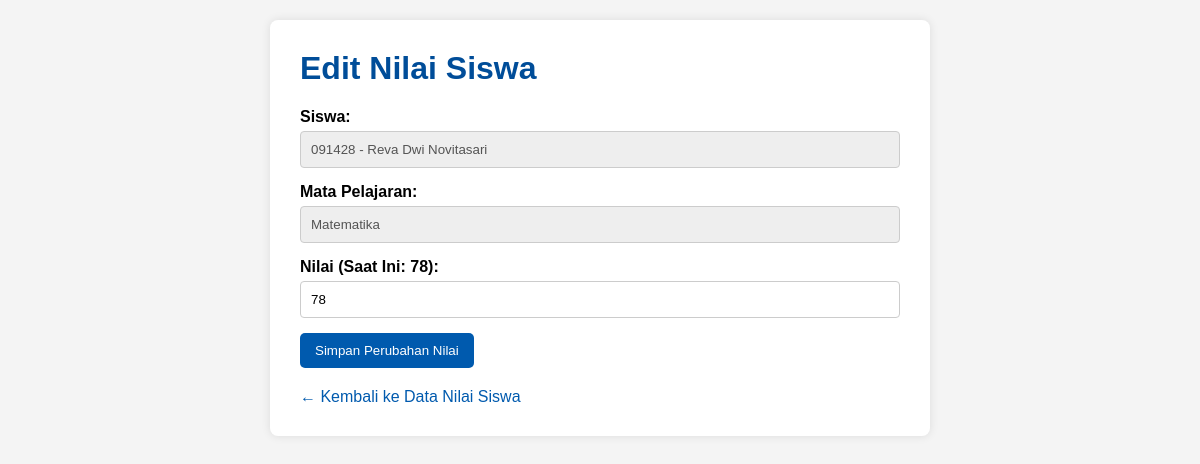
/admin/edit_nilai.php?id=5 (signed in), run on the app's committed database.
### tables this page shows
CREATE TABLE `ambil_mapel` (
  `id` int(11) NOT NULL,
  `id_siswa` int(11) NOT NULL,
  `id_mapel` int(11) NOT NULL,
  `nilai` varchar(5) DEFAULT NULL
);

CREATE TABLE `siswa` (
  `id` int(11) NOT NULL,
  `nis` varchar(20) NOT NULL,
  `nama` varchar(100) NOT NULL,
  `kelas` varchar(10) NOT NULL,
  `alamat` text DEFAULT NULL,
  `telepon` varchar(15) DEFAULT NULL,
  `tahun_masuk` year(4) DEFAULT NULL,
  `created_at` timestamp NOT NULL DEFAULT current_timestamp()
);

CREATE TABLE `mata_pelajaran` (
  `id` int(11) NOT NULL,
  `kode_mapel` varchar(10) NOT NULL,
  `nama_mapel` varchar(100) NOT NULL,
  `deskripsi` text DEFAULT NULL
);

### admin/edit_nilai.php (the view, shortened to what this page needs)
<?php
include '../koneksi.php';
$id_ambil_mapel = mysqli_real_escape_string($koneksi, $_GET['id']);
$query = "SELECT
            am.id,
            am.id_siswa,
            am.id_mapel,
            am.nilai,
            s.nis,
            s.nama AS nama_siswa,
            mp.nama_mapel
          FROM ambil_mapel am
          JOIN siswa s ON am.id_siswa = s.id
          JOIN mata_pelajaran mp ON am.id_mapel = mp.id
          WHERE am.id='$id_ambil_mapel'";
$result = mysqli_query($koneksi, $query);
$data_nilai = mysqli_fetch_assoc($result);
?>
<!DOCTYPE html>
<html lang="id">
<head>
</head>
<body>
    <div class="container">
        <h1>Edit Nilai Siswa</h1>
        <form action="proses_nilai.php?aksi=edit" method="POST">
            <div>
                <label>Siswa:</label>
                <input type="text" value="<?php echo htmlspecialchars($data_nilai['nis'] . ' - ' . $data_nilai['nama_siswa']); ?>" disabled class="disabled-input">
            </div>
            <div>
                <label>Mata Pelajaran:</label>
                <input type="text" value="<?php echo htmlspecialchars($data_nilai['nama_mapel']); ?>" disabled class="disabled-input">
            </div>
            <div>
                <label for="nilai">Nilai (Saat Ini: <?php echo htmlspecialchars($data_nilai['nilai']); ?>):</label>
                <input type="text" id="nilai" name="nilai" value="<?php echo htmlspecialchars($data_nilai['nilai']); ?>" required>
            </div>
            <button type="submit">Simpan Perubahan Nilai</button>
        </form>
        <a href="data_nilai.php" class="back-link">← Kembali ke Data Nilai Siswa</a>
    </div>
</body>
</html>

### admin/edit_nilai.php (style rules this page uses)
body { font-family: Arial, sans-serif; margin: 0; background-color: #f4f4f4; }
.container { width: 50%; margin: 20px auto; background: white; padding: 30px; border-radius: 8px; box-shadow: 0 0 10px rgba(0,0,0,0.1); }
h1 { color: #004d99; margin-top: 0; }
form div { margin-bottom: 15px; }
label { display: block; margin-bottom: 5px; font-weight: bold; }
input[type="text"] { width: 100%; padding: 10px; border: 1px solid #ccc; border-radius: 4px; box-sizing: border-box; }
.disabled-input { background-color: #eee; }
button { background-color: #005aae; color: white; padding: 10px 15px; border: none; border-radius: 5px; cursor: pointer; }
.back-link { display: block; margin-top: 20px; color: #005aae; text-decoration: none; }

### data on the page
ambil_mapel: id_siswa.nama "091428 - Reva Dwi Novitasari", id_mapel.nama_mapel "Matematika", nilai "78"
